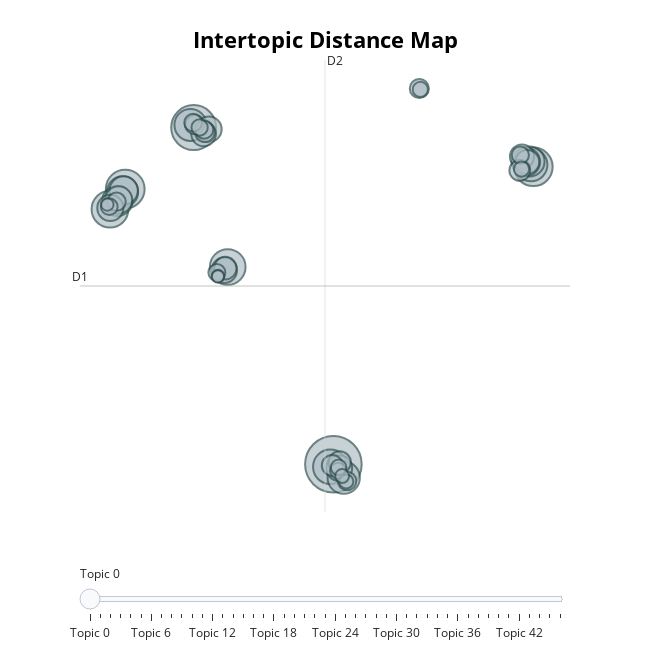

Notebook cell for this chart:
### Markdown cell above
- Conducting dimensionality reduction with [UMAP](https://umap-learn.readthedocs.io/en/latest/) we can see that these topics have clustered around a few areas (split noticibly between applied and theoretical fields).

### Code cell
# Show UMAP
topic_distance

### Figure 1 — Plotly figure (JSON) as saved in the notebook; plotly's stock layout.template omitted (floating-point values rounded to 4 significant figures; data arrays with more than 128 entries replaced by an {"elided": "..."} marker saying what was removed)
{"data": [{"customdata": {"elided": "47x3 mixed values"}, "hovertemplate": "<b>Topic %{customdata[0]}</b><br>Words: %{customdata[1]}<br>Size: %{customdata[2]}", "legendgroup": "", "marker": {"color": "#B0BEC5", "line": {"color": "DarkSlateGrey", "width": 2}, "size": [10843, 6837, 5100, 5017, 4572, 4314, 4020, 3666, 3539, 3473, 3289, 3099, 3074, 2723, 2713, 2524, 2314, 2265, 2228, 2180, 2081, 1967, 1956, 1731, 1705, 1484, 1465, 1302, 1266, 1234, 1177, 1142, 1108, 1070, 1004, 976, 950, 900, 878, 829, 784, 781, 671, 654, 533, 528, 520], "sizemode": "area", "sizeref": 6.777, "symbol": "circle"}, "mode": "markers", "name": "", "orientation": "v", "showlegend": false, "type": "scatter", "x": [3.471, -7.546, -12.95, 19.24, -14.15, -4.862, 3.224, 19.05, 4.285, -7.799, -13.15, -13.56, 18.94, 18.65, -13.07, -13.47, -14.12, 3.93, -6.353, -5.129, -6.763, 18.34, 18.76, -5.054, 3.965, 3.382, 18.17, -6.659, -7.452, 10.25, 4.55, -13.63, -6.714, -7.587, 18.21, -5.717, -14.2, -7.078, 3.844, 3.882, 18.31, 10.33, 4.491, 4.161, -14.36, -5.618, -5.641], "xaxis": "x", "y": [-14.58, 11.79, 6.971, 8.712, 5.394, 0.8671, -14.78, 8.867, -15.63, 11.99, 6.75, 6.041, 9.133, 9.1, 6.859, 6.114, 5.492, -14.89, 11.65, 0.6124, 11.29, 9.514, 9.094, 0.7744, -14.44, -14.68, 8.433, 11.42, 12.02, 14.85, -15.9, 5.982, 11.62, 12.17, 9.633, 0.4307, 5.588, 11.79, -15.09, -14.83, 8.541, 14.78, -15.93, -15.51, 5.764, 0.1606, 0.1228], "yaxis": "y"}], "layout": {"annotations": [{"showarrow": false, "text": "D1", "x": -16.51, "y": -0.6217, "yshift": 10}, {"showarrow": false, "text": "D2", "x": 2.81, "xshift": 10, "y": 17.08}], "height": 650, "hoverlabel": {"bgcolor": "white", "font": {"family": "Rockwell", "size": 16}}, "legend": {"itemsizing": "constant", "tracegroupgap": 0}, "margin": {"t": 60}, "shapes": [{"line": {"color": "#CFD8DC", "width": 2}, "type": "line", "x0": 2.81, "x1": 2.81, "y0": -18.32, "y1": 17.08}, {"line": {"color": "#9E9E9E", "width": 2}, "type": "line", "x0": -16.51, "x1": 22.13, "y0": -0.6217, "y1": -0.6217}], "sliders": [{"active": 0, "pad": {"t": 50}, "steps": [{"args": [{"marker.color": [["red", "#B0BEC5", "#B0BEC5", "#B0BEC5", "#B0BEC5", "#B0BEC5", "#B0BEC5", "#B0BEC5", "#B0BEC5", "#B0BEC5", "#B0BEC5", "#B0BEC5", "#B0BEC5", "#B0BEC5", "#B0BEC5", "#B0BEC5", "#B0BEC5", "#B0BEC5", "#B0BEC5", "#B0BEC5", "#B0BEC5", "#B0BEC5", "#B0BEC5", "#B0BEC5", "#B0BEC5", "#B0BEC5", "#B0BEC5", "#B0BEC5", "#B0BEC5", "#B0BEC5", "#B0BEC5", "#B0BEC5", "#B0BEC5", "#B0BEC5", "#B0BEC5", "#B0BEC5", "#B0BEC5", "#B0BEC5", "#B0BEC5", "#B0BEC5", "#B0BEC5", "#B0BEC5", "#B0BEC5", "#B0BEC5", "#B0BEC5", "#B0BEC5", "#B0BEC5"]]}], "label": "Topic 0", "method": "update"}, {"args": [{"marker.color": [["#B0BEC5", "red", "#B0BEC5", "#B0BEC5", "#B0BEC5", "#B0BEC5", "#B0BEC5", "#B0BEC5", "#B0BEC5", "#B0BEC5", "#B0BEC5", "#B0BEC5", "#B0BEC5", "#B0BEC5", "#B0BEC5", "#B0BEC5", "#B0BEC5", "#B0BEC5", "#B0BEC5", "#B0BEC5", "#B0BEC5", "#B0BEC5", "#B0BEC5", "#B0BEC5", "#B0BEC5", "#B0BEC5", "#B0BEC5", "#B0BEC5", "#B0BEC5", "#B0BEC5", "#B0BEC5", "#B0BEC5", "#B0BEC5", "#B0BEC5", "#B0BEC5", "#B0BEC5", "#B0BEC5", "#B0BEC5", "#B0BEC5", "#B0BEC5", "#B0BEC5", "#B0BEC5", "#B0BEC5", "#B0BEC5", "#B0BEC5", "#B0BEC5", "#B0BEC5"]]}], "label": "Topic 1", "method": "update"}, {"args": [{"marker.color": [["#B0BEC5", "#B0BEC5", "red", "#B0BEC5", "#B0BEC5", "#B0BEC5", "#B0BEC5", "#B0BEC5", "#B0BEC5", "#B0BEC5", "#B0BEC5", "#B0BEC5", "#B0BEC5", "#B0BEC5", "#B0BEC5", "#B0BEC5", "#B0BEC5", "#B0BEC5", "#B0BEC5", "#B0BEC5", "#B0BEC5", "#B0BEC5", "#B0BEC5", "#B0BEC5", "#B0BEC5", "#B0BEC5", "#B0BEC5", "#B0BEC5", "#B0BEC5", "#B0BEC5", "#B0BEC5", "#B0BEC5", "#B0BEC5", "#B0BEC5", "#B0BEC5", "#B0BEC5", "#B0BEC5", "#B0BEC5", "#B0BEC5", "#B0BEC5", "#B0BEC5", "#B0BEC5", "#B0BEC5", "#B0BEC5", "#B0BEC5", "#B0BEC5", "#B0BEC5"]]}], "label": "Topic 2", "method": "update"}, {"args": [{"marker.color": [["#B0BEC5", "#B0BEC5", "#B0BEC5", "red", "#B0BEC5", "#B0BEC5", "#B0BEC5", "#B0BEC5", "#B0BEC5", "#B0BEC5", "#B0BEC5", "#B0BEC5", "#B0BEC5", "#B0BEC5", "#B0BEC5", "#B0BEC5", "#B0BEC5", "#B0BEC5", "#B0BEC5", "#B0BEC5", "#B0BEC5", "#B0BEC5", "#B0BEC5", "#B0BEC5", "#B0BEC5", "#B0BEC5", "#B0BEC5", "#B0BEC5", "#B0BEC5", "#B0BEC5", "#B0BEC5", "#B0BEC5", "#B0BEC5", "#B0BEC5", "#B0BEC5", "#B0BEC5", "#B0BEC5", "#B0BEC5", "#B0BEC5", "#B0BEC5", "#B0BEC5", "#B0BEC5", "#B0BEC5", "#B0BEC5", "#B0BEC5", "#B0BEC5", "#B0BEC5"]]}], "label": "Topic 3", "method": "update"}, {"args": [{"marker.color": [["#B0BEC5", "#B0BEC5", "#B0BEC5", "#B0BEC5", "red", "#B0BEC5", "#B0BEC5", "#B0BEC5", "#B0BEC5", "#B0BEC5", "#B0BEC5", "#B0BEC5", "#B0BEC5", "#B0BEC5", "#B0BEC5", "#B0BEC5", "#B0BEC5", "#B0BEC5", "#B0BEC5", "#B0BEC5", "#B0BEC5", "#B0BEC5", "#B0BEC5", "#B0BEC5", "#B0BEC5", "#B0BEC5", "#B0BEC5", "#B0BEC5", "#B0BEC5", "#B0BEC5", "#B0BEC5", "#B0BEC5", "#B0BEC5", "#B0BEC5", "#B0BEC5", "#B0BEC5", "#B0BEC5", "#B0BEC5", "#B0BEC5", "#B0BEC5", "#B0BEC5", "#B0BEC5", "#B0BEC5", "#B0BEC5", "#B0BEC5", "#B0BEC5", "#B0BEC5"]]}], "label": "Topic 4", "method": "update"}, {"args": [{"marker.color": [["#B0BEC5", "#B0BEC5", "#B0BEC5", "#B0BEC5", "#B0BEC5", "red", "#B0BEC5", "#B0BEC5", "#B0BEC5", "#B0BEC5", "#B0BEC5", "#B0BEC5", "#B0BEC5", "#B0BEC5", "#B0BEC5", "#B0BEC5", "#B0BEC5", "#B0BEC5", "#B0BEC5", "#B0BEC5", "#B0BEC5", "#B0BEC5", "#B0BEC5", "#B0BEC5", "#B0BEC5", "#B0BEC5", "#B0BEC5", "#B0BEC5", "#B0BEC5", "#B0BEC5", "#B0BEC5", "#B0BEC5", "#B0BEC5", "#B0BEC5", "#B0BEC5", "#B0BEC5", "#B0BEC5", "#B0BEC5", "#B0BEC5", "#B0BEC5", "#B0BEC5", "#B0BEC5", "#B0BEC5", "#B0BEC5", "#B0BEC5", "#B0BEC5", "#B0BEC5"]]}], "label": "Topic 5", "method": "update"}, {"args": [{"marker.color": [["#B0BEC5", "#B0BEC5", "#B0BEC5", "#B0BEC5", "#B0BEC5", "#B0BEC5", "red", "#B0BEC5", "#B0BEC5", "#B0BEC5", "#B0BEC5", "#B0BEC5", "#B0BEC5", "#B0BEC5", "#B0BEC5", "#B0BEC5", "#B0BEC5", "#B0BEC5", "#B0BEC5", "#B0BEC5", "#B0BEC5", "#B0BEC5", "#B0BEC5", "#B0BEC5", "#B0BEC5", "#B0BEC5", "#B0BEC5", "#B0BEC5", "#B0BEC5", "#B0BEC5", "#B0BEC5", "#B0BEC5", "#B0BEC5", "#B0BEC5", "#B0BEC5", "#B0BEC5", "#B0BEC5", "#B0BEC5", "#B0BEC5", "#B0BEC5", "#B0BEC5", "#B0BEC5", "#B0BEC5", "#B0BEC5", "#B0BEC5", "#B0BEC5", "#B0BEC5"]]}], "label": "Topic 6", "method": "update"}, {"args": [{"marker.color": [["#B0BEC5", "#B0BEC5", "#B0BEC5", "#B0BEC5", "#B0BEC5", "#B0BEC5", "#B0BEC5", "red", "#B0BEC5", "#B0BEC5", "#B0BEC5", "#B0BEC5", "#B0BEC5", "#B0BEC5", "#B0BEC5", "#B0BEC5", "#B0BEC5", "#B0BEC5", "#B0BEC5", "#B0BEC5", "#B0BEC5", "#B0BEC5", "#B0BEC5", "#B0BEC5", "#B0BEC5", "#B0BEC5", "#B0BEC5", "#B0BEC5", "#B0BEC5", "#B0BEC5", "#B0BEC5", "#B0BEC5", "#B0BEC5", "#B0BEC5", "#B0BEC5", "#B0BEC5", "#B0BEC5", "#B0BEC5", "#B0BEC5", "#B0BEC5", "#B0BEC5", "#B0BEC5", "#B0BEC5", "#B0BEC5", "#B0BEC5", "#B0BEC5", "#B0BEC5"]]}], "label": "Topic 7", "method": "update"}, {"args": [{"marker.color": [["#B0BEC5", "#B0BEC5", "#B0BEC5", "#B0BEC5", "#B0BEC5", "#B0BEC5", "#B0BEC5", "#B0BEC5", "red", "#B0BEC5", "#B0BEC5", "#B0BEC5", "#B0BEC5", "#B0BEC5", "#B0BEC5", "#B0BEC5", "#B0BEC5", "#B0BEC5", "#B0BEC5", "#B0BEC5", "#B0BEC5", "#B0BEC5", "#B0BEC5", "#B0BEC5", "#B0BEC5", "#B0BEC5", "#B0BEC5", "#B0BEC5", "#B0BEC5", "#B0BEC5", "#B0BEC5", "#B0BEC5", "#B0BEC5", "#B0BEC5", "#B0BEC5", "#B0BEC5", "#B0BEC5", "#B0BEC5", "#B0BEC5", "#B0BEC5", "#B0BEC5", "#B0BEC5", "#B0BEC5", "#B0BEC5", "#B0BEC5", "#B0BEC5", "#B0BEC5"]]}], "label": "Topic 8", "method": "update"}, {"args": [{"marker.color": [["#B0BEC5", "#B0BEC5", "#B0BEC5", "#B0BEC5", "#B0BEC5", "#B0BEC5", "#B0BEC5", "#B0BEC5", "#B0BEC5", "red", "#B0BEC5", "#B0BEC5", "#B0BEC5", "#B0BEC5", "#B0BEC5", "#B0BEC5", "#B0BEC5", "#B0BEC5", "#B0BEC5", "#B0BEC5", "#B0BEC5", "#B0BEC5", "#B0BEC5", "#B0BEC5", "#B0BEC5", "#B0BEC5", "#B0BEC5", "#B0BEC5", "#B0BEC5", "#B0BEC5", "#B0BEC5", "#B0BEC5", "#B0BEC5", "#B0BEC5", "#B0BEC5", "#B0BEC5", "#B0BEC5", "#B0BEC5", "#B0BEC5", "#B0BEC5", "#B0BEC5", "#B0BEC5", "#B0BEC5", "#B0BEC5", "#B0BEC5", "#B0BEC5", "#B0BEC5"]]}], "label": "Topic 9", "method": "update"}, {"args": [{"marker.color": [["#B0BEC5", "#B0BEC5", "#B0BEC5", "#B0BEC5", "#B0BEC5", "#B0BEC5", "#B0BEC5", "#B0BEC5", "#B0BEC5", "#B0BEC5", "red", "#B0BEC5", "#B0BEC5", "#B0BEC5", "#B0BEC5", "#B0BEC5", "#B0BEC5", "#B0BEC5", "#B0BEC5", "#B0BEC5", "#B0BEC5", "#B0BEC5", "#B0BEC5", "#B0BEC5", "#B0BEC5", "#B0BEC5", "#B0BEC5", "#B0BEC5", "#B0BEC5", "#B0BEC5", "#B0BEC5", "#B0BEC5", "#B0BEC5", "#B0BEC5", "#B0BEC5", "#B0BEC5", "#B0BEC5", "#B0BEC5", "#B0BEC5", "#B0BEC5", "#B0BEC5", "#B0BEC5", "#B0BEC5", "#B0BEC5", "#B0BEC5", "#B0BEC5", "#B0BEC5"]]}], "label": "Topic 10", "method": "update"}, {"args": [{"marker.color": [["#B0BEC5", "#B0BEC5", "#B0BEC5", "#B0BEC5", "#B0BEC5", "#B0BEC5", "#B0BEC5", "#B0BEC5", "#B0BEC5", "#B0BEC5", "#B0BEC5", "red", "#B0BEC5", "#B0BEC5", "#B0BEC5", "#B0BEC5", "#B0BEC5", "#B0BEC5", "#B0BEC5", "#B0BEC5", "#B0BEC5", "#B0BEC5", "#B0BEC5", "#B0BEC5", "#B0BEC5", "#B0BEC5", "#B0BEC5", "#B0BEC5", "#B0BEC5", "#B0BEC5", "#B0BEC5", "#B0BEC5", "#B0BEC5", "#B0BEC5", "#B0BEC5", "#B0BEC5", "#B0BEC5", "#B0BEC5", "#B0BEC5", "#B0BEC5", "#B0BEC5", "#B0BEC5", "#B0BEC5", "#B0BEC5", "#B0BEC5", "#B0BEC5", "#B0BEC5"]]}], "label": "Topic 11", "method": "update"}, {"args": [{"marker.color": [["#B0BEC5", "#B0BEC5", "#B0BEC5", "#B0BEC5", "#B0BEC5", "#B0BEC5", "#B0BEC5", "#B0BEC5", "#B0BEC5", "#B0BEC5", "#B0BEC5", "#B0BEC5", "red", "#B0BEC5", "#B0BEC5", "#B0BEC5", "#B0BEC5", "#B0BEC5", "#B0BEC5", "#B0BEC5", "#B0BEC5", "#B0BEC5", "#B0BEC5", "#B0BEC5", "#B0BEC5", "#B0BEC5", "#B0BEC5", "#B0BEC5", "#B0BEC5", "#B0BEC5", "#B0BEC5", "#B0BEC5", "#B0BEC5", "#B0BEC5", "#B0BEC5", "#B0BEC5", "#B0BEC5", "#B0BEC5", "#B0BEC5", "#B0BEC5", "#B0BEC5", "#B0BEC5", "#B0BEC5", "#B0BEC5", "#B0BEC5", "#B0BEC5", "#B0BEC5"]]}], "label": "Topic 12", "method": "update"}, {"args": [{"marker.color": [["#B0BEC5", "#B0BEC5", "#B0BEC5", "#B0BEC5", "#B0BEC5", "#B0BEC5", "#B0BEC5", "#B0BEC5", "#B0BEC5", "#B0BEC5", "#B0BEC5", "#B0BEC5", "#B0BEC5", "red", "#B0BEC5", "#B0BEC5", "#B0BEC5", "#B0BEC5", "#B0BEC5", "#B0BEC5", "#B0BEC5", "#B0BEC5", "#B0BEC5", "#B0BEC5", "#B0BEC5", "#B0BEC5", "#B0BEC5", "#B0BEC5", "#B0BEC5", "#B0BEC5", "#B0BEC5", "#B0BEC5", "#B0BEC5", "#B0BEC5", "#B0BEC5", "#B0BEC5", "#B0BEC5", "#B0BEC5", "#B0BEC5", "#B0BEC5", "#B0BEC5", "#B0BEC5", "#B0BEC5", "#B0BEC5", "#B0BEC5", "#B0BEC5", "#B0BEC5"]]}], "label": "Topic 13", "method": "update"}, {"args": [{"marker.color": [["#B0BEC5", "#B0BEC5", "#B0BEC5", "#B0BEC5", "#B0BEC5", "#B0BEC5", "#B0BEC5", "#B0BEC5", "#B0BEC5", "#B0BEC5", "#B0BEC5", "#B0BEC5", "#B0BEC5", "#B0BEC5", "red", "#B0BEC5", "#B0BEC5", "#B0BEC5", "#B0BEC5", "#B0BEC5", "#B0BEC5", "#B0BEC5", "#B0BEC5", "#B0BEC5", "#B0BEC5", "#B0BEC5", "#B0BEC5", "#B0BEC5", "#B0BEC5", "#B0BEC5", "#B0BEC5", "#B0BEC5", "#B0BEC5", "#B0BEC5", "#B0BEC5", "#B0BEC5", "#B0BEC5", "#B0BEC5", "#B0BEC5", "#B0BEC5", "#B0BEC5", "#B0BEC5", "#B0BEC5", "#B0BEC5", "#B0BEC5", "#B0BEC5", "#B0BEC5"]]}], "label": "Topic 14", "method": "update"}, {"args": [{"marker.color": [["#B0BEC5", "#B0BEC5", "#B0BEC5", "#B0BEC5", "#B0BEC5", "#B0BEC5", "#B0BEC5", "#B0BEC5", "#B0BEC5", "#B0BEC5", "#B0BEC5", "#B0BEC5", "#B0BEC5", "#B0BEC5", "#B0BEC5", "red", "#B0BEC5", "#B0BEC5", "#B0BEC5", "#B0BEC5", "#B0BEC5", "#B0BEC5", "#B0BEC5", "#B0BEC5", "#B0BEC5", "#B0BEC5", "#B0BEC5", "#B0BEC5", "#B0BEC5", "#B0BEC5", "#B0BEC5", "#B0BEC5", "#B0BEC5", "#B0BEC5", "#B0BEC5", "#B0BEC5", "#B0BEC5", "#B0BEC5", "#B0BEC5", "#B0BEC5", "#B0BEC5", "#B0BEC5", "#B0BEC5", "#B0BEC5", "#B0BEC5", "#B0BEC5", "#B0BEC5"]]}], "label": "Topic 15", "method": "update"}, {"args": [{"marker.color": [["#B0BEC5", "#B0BEC5", "#B0BEC5", "#B0BEC5", "#B0BEC5", "#B0BEC5", "#B0BEC5", "#B0BEC5", "#B0BEC5", "#B0BEC5", "#B0BEC5", "#B0BEC5", "#B0BEC5", "#B0BEC5", "#B0BEC5", "#B0BEC5", "red", "#B0BEC5", "#B0BEC5", "#B0BEC5", "#B0BEC5", "#B0BEC5", "#B0BEC5", "#B0BEC5", "#B0BEC5", "#B0BEC5", "#B0BEC5", "#B0BEC5", "#B0BEC5", "#B0BEC5", "#B0BEC5", "#B0BEC5", "#B0BEC5", "#B0BEC5", "#B0BEC5", "#B0BEC5", "#B0BEC5", "#B0BEC5", "#B0BEC5", "#B0BEC5", "#B0BEC5", "#B0BEC5", "#B0BEC5", "#B0BEC5", "#B0BEC5", "#B0BEC5", "#B0BEC5"]]}], "label": "Topic 16", "method": "update"}, {"args": [{"marker.color": [["#B0BEC5", "#B0BEC5", "#B0BEC5", "#B0BEC5", "#B0BEC5", "#B0BEC5", "#B0BEC5", "#B0BEC5", "#B0BEC5", "#B0BEC5", "#B0BEC5", "#B0BEC5", "#B0BEC5", "#B0BEC5", "#B0BEC5", "#B0BEC5", "#B0BEC5", "red", "#B0BEC5", "#B0BEC5", "#B0BEC5", "#B0BEC5", "#B0BEC5", "#B0BEC5", "#B0BEC5", "#B0BEC5", "#B0BEC5", "#B0BEC5", "#B0BEC5", "#B0BEC5", "#B0BEC5", "#B0BEC5", "#B0BEC5", "#B0BEC5", "#B0BEC5", "#B0BEC5", "#B0BEC5", "#B0BEC5", "#B0BEC5", "#B0BEC5", "#B0BEC5", "#B0BEC5", "#B0BEC5", "#B0BEC5", "#B0BEC5", "#B0BEC5", "#B0BEC5"]]}], "label": "Topic 17", "method": "update"}, {"args": [{"marker.color": [["#B0BEC5", "#B0BEC5", "#B0BEC5", "#B0BEC5", "#B0BEC5", "#B0BEC5", "#B0BEC5", "#B0BEC5", "#B0BEC5", "#B0BEC5", "#B0BEC5", "#B0BEC5", "#B0BEC5", "#B0BEC5", "#B0BEC5", "#B0BEC5", "#B0BEC5", "#B0BEC5", "red", "#B0BEC5", "#B0BEC5", "#B0BEC5", "#B0BEC5", "#B0BEC5", "#B0BEC5", "#B0BEC5", "#B0BEC5", "#B0BEC5", "#B0BEC5", "#B0BEC5", "#B0BEC5", "#B0BEC5", "#B0BEC5", "#B0BEC5", "#B0BEC5", "#B0BEC5", "#B0BEC5", "#B0BEC5", "#B0BEC5", "#B0BEC5", "#B0BEC5", "#B0BEC5", "#B0BEC5", "#B0BEC5", "#B0BEC5", "#B0BEC5", "#B0BEC5"]]}], "label": "Topic 18", "method": "update"}, {"args": [{"marker.color": [["#B0BEC5", "#B0BEC5", "#B0BEC5", "#B0BEC5", "#B0BEC5", "#B0BEC5", "#B0BEC5", "#B0BEC5", "#B0BEC5", "#B0BEC5", "#B0BEC5", "#B0BEC5", "#B0BEC5", "#B0BEC5", "#B0BEC5", "#B0BEC5", "#B0BEC5", "#B0BEC5", "#B0BEC5", "red", "#B0BEC5", "#B0BEC5", "#B0BEC5", "#B0BEC5", "#B0BEC5", "#B0BEC5", "#B0BEC5", "#B0BEC5", "#B0BEC5", "#B0BEC5", "#B0BEC5", "#B0BEC5", "#B0BEC5", "#B0BEC5", "#B0BEC5", "#B0BEC5", "#B0BEC5", "#B0BEC5", "#B0BEC5", "#B0BEC5", "#B0BEC5", "#B0BEC5", "#B0BEC5", "#B0BEC5", "#B0BEC5", "#B0BEC5", "#B0BEC5"]]}], "label": "Topic 19", "method": "update"}, {"args": [{"marker.color": [["#B0BEC5", "#B0BEC5", "#B0BEC5", "#B0BEC5", "#B0BEC5", "#B0BEC5", "#B0BEC5", "#B0BEC5", "#B0BEC5", "#B0BEC5", "#B0BEC5", "#B0BEC5", "#B0BEC5", "#B0BEC5", "#B0BEC5", "#B0BEC5", "#B0BEC5", "#B0BEC5", "#B0BEC5", "#B0BEC5", "red", "#B0BEC5", "#B0BEC5", "#B0BEC5", "#B0BEC5", "#B0BEC5", "#B0BEC5", "#B0BEC5", "#B0BEC5", "#B0BEC5", "#B0BEC5", "#B0BEC5", "#B0BEC5", "#B0BEC5", "#B0BEC5", "#B0BEC5", "#B0BEC5", "#B0BEC5", "#B0BEC5", "#B0BEC5", "#B0BEC5", "#B0BEC5", "#B0BEC5", "#B0BEC5", "#B0BEC5", "#B0BEC5", "#B0BEC5"]]}], "label": "Topic 20", "method": "update"}, {"args": [{"marker.color": [["#B0BEC5", "#B0BEC5", "#B0BEC5", "#B0BEC5", "#B0BEC5", "#B0BEC5", "#B0BEC5", "#B0BEC5", "#B0BEC5", "#B0BEC5", "#B0BEC5", "#B0BEC5", "#B0BEC5", "#B0BEC5", "#B0BEC5", "#B0BEC5", "#B0BEC5", "#B0BEC5", "#B0BEC5", "#B0BEC5", "#B0BEC5", "red", "#B0BEC5", "#B0BEC5", "#B0BEC5", "#B0BEC5", "#B0BEC5", "#B0BEC5", "#B0BEC5", "#B0BEC5", "#B0BEC5", "#B0BEC5", "#B0BEC5", "#B0BEC5", "#B0BEC5", "#B0BEC5", "#B0BEC5", "#B0BEC5", "#B0BEC5", "#B0BEC5", "#B0BEC5", "#B0BEC5", "#B0BEC5", "#B0BEC5", "#B0BEC5", "#B0BEC5", "#B0BEC5"]]}], "label": "Topic 21", "method": "update"}, {"args": [{"marker.color": [["#B0BEC5", "#B0BEC5", "#B0BEC5", "#B0BEC5", "#B0BEC5", "#B0BEC5", "#B0BEC5", "#B0BEC5", "#B0BEC5", "#B0BEC5", "#B0BEC5", "#B0BEC5", "#B0BEC5", "#B0BEC5", "#B0BEC5", "#B0BEC5", "#B0BEC5", "#B0BEC5", "#B0BEC5", "#B0BEC5", "#B0BEC5", "#B0BEC5", "red", "#B0BEC5", "#B0BEC5", "#B0BEC5", "#B0BEC5", "#B0BEC5", "#B0BEC5", "#B0BEC5", "#B0BEC5", "#B0BEC5", "#B0BEC5", "#B0BEC5", "#B0BEC5", "#B0BEC5", "#B0BEC5", "#B0BEC5", "#B0BEC5", "#B0BEC5", "#B0BEC5", "#B0BEC5", "#B0BEC5", "#B0BEC5", "#B0BEC5", "#B0BEC5", "#B0BEC5"]]}], "label": "Topic 22", "method": "update"}, {"args": [{"marker.color": [["#B0BEC5", "#B0BEC5", "#B0BEC5", "#B0BEC5", "#B0BEC5", "#B0BEC5", "#B0BEC5", "#B0BEC5", "#B0BEC5", "#B0BEC5", "#B0BEC5", "#B0BEC5", "#B0BEC5", "#B0BEC5", "#B0BEC5", "#B0BEC5", "#B0BEC5", "#B0BEC5", "#B0BEC5", "#B0BEC5", "#B0BEC5", "#B0BEC5", "#B0BEC5", "red", "#B0BEC5", "#B0BEC5", "#B0BEC5", "#B0BEC5", "#B0BEC5", "#B0BEC5", "#B0BEC5", "#B0BEC5", "#B0BEC5", "#B0BEC5", "#B0BEC5", "#B0BEC5", "#B0BEC5", "#B0BEC5", "#B0BEC5", "#B0BEC5", "#B0BEC5", "#B0BEC5", "#B0BEC5", "#B0BEC5", "#B0BEC5", "#B0BEC5", "#B0BEC5"]]}], "label": "Topic 23", "method": "update"}, {"args": [{"marker.color": [["#B0BEC5", "#B0BEC5", "#B0BEC5", "#B0BEC5", "#B0BEC5", "#B0BEC5", "#B0BEC5", "#B0BEC5", "#B0BEC5", "#B0BEC5", "#B0BEC5", "#B0BEC5", "#B0BEC5", "#B0BEC5", "#B0BEC5", "#B0BEC5", "#B0BEC5", "#B0BEC5", "#B0BEC5", "#B0BEC5", "#B0BEC5", "#B0BEC5", "#B0BEC5", "#B0BEC5", "red", "#B0BEC5", "#B0BEC5", "#B0BEC5", "#B0BEC5", "#B0BEC5", "#B0BEC5", "#B0BEC5", "#B0BEC5", "#B0BEC5", "#B0BEC5", "#B0BEC5", "#B0BEC5", "#B0BEC5", "#B0BEC5", "#B0BEC5", "#B0BEC5", "#B0BEC5", "#B0BEC5", "#B0BEC5", "#B0BEC5", "#B0BEC5", "#B0BEC5"]]}], "label": "Topic 24", "method": "update"}, {"args": [{"marker.color": [["#B0BEC5", "#B0BEC5", "#B0BEC5", "#B0BEC5", "#B0BEC5", "#B0BEC5", "#B0BEC5", "#B0BEC5", "#B0BEC5", "#B0BEC5", "#B0BEC5", "#B0BEC5", "#B0BEC5", "#B0BEC5", "#B0BEC5", "#B0BEC5", "#B0BEC5", "#B0BEC5", "#B0BEC5", "#B0BEC5", "#B0BEC5", "#B0BEC5", "#B0BEC5", "#B0BEC5", "#B0BEC5", "red", "#B0BEC5", "#B0BEC5", "#B0BEC5", "#B0BEC5", "#B0BEC5", "#B0BEC5", "#B0BEC5", "#B0BEC5", "#B0BEC5", "#B0BEC5", "#B0BEC5", "#B0BEC5", "#B0BEC5", "#B0BEC5", "#B0BEC5", "#B0BEC5", "#B0BEC5", "#B0BEC5", "#B0BEC5", "#B0BEC5", "#B0BEC5"]]}], "label": "Topic 25", "method": "update"}, {"args": [{"marker.color": [["#B0BEC5", "#B0BEC5", "#B0BEC5", "#B0BEC5", "#B0BEC5", "#B0BEC5", "#B0BEC5", "#B0BEC5", "#B0BEC5", "#B0BEC5", "#B0BEC5", "#B0BEC5", "#B0BEC5", "#B0BEC5", "#B0BEC5", "#B0BEC5", "#B0BEC5", "#B0BEC5", "#B0BEC5", "#B0BEC5", "#B0BEC5", "#B0BEC5", "#B0BEC5", "#B0BEC5", "#B0BEC5", "#B0BEC5", "red", "#B0BEC5", "#B0BEC5", "#B0BEC5", "#B0BEC5", "#B0BEC5", "#B0BEC5", "#B0BEC5", "#B0BEC5", "#B0BEC5", "#B0BEC5", "#B0BEC5", "#B0BEC5", "#B0BEC5", "#B0BEC5", "#B0BEC5", "#B0BEC5", "#B0BEC5", "#B0BEC5", "#B0BEC5", "#B0BEC5"]]}], "label": "Topic 26", "method": "update"}, {"args": [{"marker.color": [["#B0BEC5", "#B0BEC5", "#B0BEC5", "#B0BEC5", "#B0BEC5", "#B0BEC5", "#B0BEC5", "#B0BEC5", "#B0BEC5", "#B0BEC5", "#B0BEC5", "#B0BEC5", "#B0BEC5", "#B0BEC5", "#B0BEC5", "#B0BEC5", "#B0BEC5", "#B0BEC5", "#B0BEC5", "#B0BEC5", "#B0BEC5", "#B0BEC5", "#B0BEC5", "#B0BEC5", "#B0BEC5", "#B0BEC5", "#B0BEC5", "red", "#B0BEC5", "#B0BEC5", "#B0BEC5", "#B0BEC5", "#B0BEC5", "#B0BEC5", "#B0BEC5", "#B0BEC5", "#B0BEC5", "#B0BEC5", "#B0BEC5", "#B0BEC5", "#B0BEC5", "#B0BEC5", "#B0BEC5", "#B0BEC5", "#B0BEC5", "#B0BEC5", "#B0BEC5"]]}], "label": "Topic 27", "method": "update"}, {"args": [{"marker.color": [["#B0BEC5", "#B0BEC5", "#B0BEC5", "#B0BEC5", "#B0BEC5", "#B0BEC5", "#B0BEC5", "#B0BEC5", "#B0BEC5", "#B0BEC5", "#B0BEC5", "#B0BEC5", "#B0BEC5", "#B0BEC5", "#B0BEC5", "#B0BEC5", "#B0BEC5", "#B0BEC5", "#B0BEC5", "#B0BEC5", "#B0BEC5", "#B0BEC5", "#B0BEC5", "#B0BEC5", "#B0BEC5", "#B0BEC5", "#B0BEC5", "#B0BEC5", "red", "#B0BEC5", "#B0BEC5", "#B0BEC5", "#B0BEC5", "#B0BEC5", "#B0BEC5", "#B0BEC5", "#B0BEC5", "#B0BEC5", "#B0BEC5", "#B0BEC5", "#B0BEC5", "#B0BEC5", "#B0BEC5", "#B0BEC5", "#B0BEC5", "#B0BEC5", "#B0BEC5"]]}], "label": "Topic 28", "method": "update"}, {"args": [{"marker.color": [["#B0BEC5", "#B0BEC5", "#B0BEC5", "#B0BEC5", "#B0BEC5", "#B0BEC5", "#B0BEC5", "#B0BEC5", "#B0BEC5", "#B0BEC5", "#B0BEC5", "#B0BEC5", "#B0BEC5", "#B0BEC5", "#B0BEC5", "#B0BEC5", "#B0BEC5", "#B0BEC5", "#B0BEC5", "#B0BEC5", "#B0BEC5", "#B0BEC5", "#B0BEC5", "#B0BEC5", "#B0BEC5", "#B0BEC5", "#B0BEC5", "#B0BEC5", "#B0BEC5", "red", "#B0BEC5", "#B0BEC5", "#B0BEC5", "#B0BEC5", "#B0BEC5", "#B0BEC5", "#B0BEC5", "#B0BEC5", "#B0BEC5", "#B0BEC5", "#B0BEC5", "#B0BEC5", "#B0BEC5", "#B0BEC5", "#B0BEC5", "#B0BEC5", "#B0BEC5"]]}], "label": "Topic 29", "method": "update"}, {"args": [{"marker.color": [["#B0BEC5", "#B0BEC5", "#B0BEC5", "#B0BEC5", "#B0BEC5", "#B0BEC5", "#B0BEC5", "#B0BEC5", "#B0BEC5", "#B0BEC5", "#B0BEC5", "#B0BEC5", "#B0BEC5", "#B0BEC5", "#B0BEC5", "#B0BEC5", "#B0BEC5", "#B0BEC5", "#B0BEC5", "#B0BEC5", "#B0BEC5", "#B0BEC5", "#B0BEC5", "#B0BEC5", "#B0BEC5", "#B0BEC5", "#B0BEC5", "#B0BEC5", "#B0BEC5", "#B0BEC5", "red", "#B0BEC5", "#B0BEC5", "#B0BEC5", "#B0BEC5", "#B0BEC5", "#B0BEC5", "#B0BEC5", "#B0BEC5", "#B0BEC5", "#B0BEC5", "#B0BEC5", "#B0BEC5", "#B0BEC5", "#B0BEC5", "#B0BEC5", "#B0BEC5"]]}], "label": "Topic 30", "method": "update"}, {"args": [{"marker.color": [["#B0BEC5", "#B0BEC5", "#B0BEC5", "#B0BEC5", "#B0BEC5", "#B0BEC5", "#B0BEC5", "#B0BEC5", "#B0BEC5", "#B0BEC5", "#B0BEC5", "#B0BEC5", "#B0BEC5", "#B0BEC5", "#B0BEC5", "#B0BEC5", "#B0BEC5", "#B0BEC5", "#B0BEC5", "#B0BEC5", "#B0BEC5", "#B0BEC5", "#B0BEC5", "#B0BEC5", "#B0BEC5", "#B0BEC5", "#B0BEC5", "#B0BEC5", "#B0BEC5", "#B0BEC5", "#B0BEC5", "red", "#B0BEC5", "#B0BEC5", "#B0BEC5", "#B0BEC5", "#B0BEC5", "#B0BEC5", "#B0BEC5", "#B0BEC5", "#B0BEC5", "#B0BEC5", "#B0BEC5", "#B0BEC5", "#B0BEC5", "#B0BEC5", "#B0BEC5"]]}], "label": "Topic 31", "method": "update"}, {"args": [{"marker.color": [["#B0BEC5", "#B0BEC5", "#B0BEC5", "#B0BEC5", "#B0BEC5", "#B0BEC5", "#B0BEC5", "#B0BEC5", "#B0BEC5", "#B0BEC5", "#B0BEC5", "#B0BEC5", "#B0BEC5", "#B0BEC5", "#B0BEC5", "#B0BEC5", "#B0BEC5", "#B0BEC5", "#B0BEC5", "#B0BEC5", "#B0BEC5", "#B0BEC5", "#B0BEC5", "#B0BEC5", "#B0BEC5", "#B0BEC5", "#B0BEC5", "#B0BEC5", "#B0BEC5", "#B0BEC5", "#B0BEC5", "#B0BEC5", "red", "#B0BEC5", "#B0BEC5", "#B0BEC5", "#B0BEC5", "#B0BEC5", "#B0BEC5", "#B0BEC5", "#B0BEC5", "#B0BEC5", "#B0BEC5", "#B0BEC5", "#B0BEC5", "#B0BEC5", "#B0BEC5"]]}], "label": "Topic 32", "method": "update"}, {"args": [{"marker.color": [["#B0BEC5", "#B0BEC5", "#B0BEC5", "#B0BEC5", "#B0BEC5", "#B0BEC5", "#B0BEC5", "#B0BEC5", "#B0BEC5", "#B0BEC5", "#B0BEC5", "#B0BEC5", "#B0BEC5", "#B0BEC5", "#B0BEC5", "#B0BEC5", "#B0BEC5", "#B0BEC5", "#B0BEC5", "#B0BEC5", "#B0BEC5", "#B0BEC5", "#B0BEC5", "#B0BEC5", "#B0BEC5", "#B0BEC5", "#B0BEC5", "#B0BEC5", "#B0BEC5", "#B0BEC5", "#B0BEC5", "#B0BEC5", "#B0BEC5", "red", "#B0BEC5", "#B0BEC5", "#B0BEC5", "#B0BEC5", "#B0BEC5", "#B0BEC5", "#B0BEC5", "#B0BEC5", "#B0BEC5", "#B0BEC5", "#B0BEC5", "#B0BEC5", "#B0BEC5"]]}], "label": "Topic 33", "method": "update"}, {"args": [{"marker.color": [["#B0BEC5", "#B0BEC5", "#B0BEC5", "#B0BEC5", "#B0BEC5", "#B0BEC5", "#B0BEC5", "#B0BEC5", "#B0BEC5", "#B0BEC5", "#B0BEC5", "#B0BEC5", "#B0BEC5", "#B0BEC5", "#B0BEC5", "#B0BEC5", "#B0BEC5", "#B0BEC5", "#B0BEC5", "#B0BEC5", "#B0BEC5", "#B0BEC5", "#B0BEC5", "#B0BEC5", "#B0BEC5", "#B0BEC5", "#B0BEC5", "#B0BEC5", "#B0BEC5", "#B0BEC5", "#B0BEC5", "#B0BEC5", "#B0BEC5", "#B0BEC5", "red", "#B0BEC5", "#B0BEC5", "#B0BEC5", "#B0BEC5", "#B0BEC5", "#B0BEC5", "#B0BEC5", "#B0BEC5", "#B0BEC5", "#B0BEC5", "#B0BEC5", "#B0BEC5"]]}], "label": "Topic 34", "method": "update"}, {"args": [{"marker.color": [["#B0BEC5", "#B0BEC5", "#B0BEC5", "#B0BEC5", "#B0BEC5", "#B0BEC5", "#B0BEC5", "#B0BEC5", "#B0BEC5", "#B0BEC5", "#B0BEC5", "#B0BEC5", "#B0BEC5", "#B0BEC5", "#B0BEC5", "#B0BEC5", "#B0BEC5", "#B0BEC5", "#B0BEC5", "#B0BEC5", "#B0BEC5", "#B0BEC5", "#B0BEC5", "#B0BEC5", "#B0BEC5", "#B0BEC5", "#B0BEC5", "#B0BEC5", "#B0BEC5", "#B0BEC5", "#B0BEC5", "#B0BEC5", "#B0BEC5", "#B0BEC5", "#B0BEC5", "red", "#B0BEC5", "#B0BEC5", "#B0BEC5", "#B0BEC5", "#B0BEC5", "#B0BEC5", "#B0BEC5", "#B0BEC5", "#B0BEC5", "#B0BEC5", "#B0BEC5"]]}], "label": "Topic 35", "method": "update"}, {"args": [{"marker.color": [["#B0BEC5", "#B0BEC5", "#B0BEC5", "#B0BEC5", "#B0BEC5", "#B0BEC5", "#B0BEC5", "#B0BEC5", "#B0BEC5", "#B0BEC5", "#B0BEC5", "#B0BEC5", "#B0BEC5", "#B0BEC5", "#B0BEC5", "#B0BEC5", "#B0BEC5", "#B0BEC5", "#B0BEC5", "#B0BEC5", "#B0BEC5", "#B0BEC5", "#B0BEC5", "#B0BEC5", "#B0BEC5", "#B0BEC5", "#B0BEC5", "#B0BEC5", "#B0BEC5", "#B0BEC5", "#B0BEC5", "#B0BEC5", "#B0BEC5", "#B0BEC5", "#B0BEC5", "#B0BEC5", "red", "#B0BEC5", "#B0BEC5", "#B0BEC5", "#B0BEC5", "#B0BEC5", "#B0BEC5", "#B0BEC5", "#B0BEC5", "#B0BEC5", "#B0BEC5"]]}], "label": "Topic 36", "method": "update"}, {"args": [{"marker.color": [["#B0BEC5", "#B0BEC5", "#B0BEC5", "#B0BEC5", "#B0BEC5", "#B0BEC5", "#B0BEC5", "#B0BEC5", "#B0BEC5", "#B0BEC5", "#B0BEC5", "#B0BEC5", "#B0BEC5", "#B0BEC5", "#B0BEC5", "#B0BEC5", "#B0BEC5", "#B0BEC5", "#B0BEC5", "#B0BEC5", "#B0BEC5", "#B0BEC5", "#B0BEC5", "#B0BEC5", "#B0BEC5", "#B0BEC5", "#B0BEC5", "#B0BEC5", "#B0BEC5", "#B0BEC5", "#B0BEC5", "#B0BEC5", "#B0BEC5", "#B0BEC5", "#B0BEC5", "#B0BEC5", "#B0BEC5", "red", "#B0BEC5", "#B0BEC5", "#B0BEC5", "#B0BEC5", "#B0BEC5", "#B0BEC5", "#B0BEC5", "#B0BEC5", "#B0BEC5"]]}], "label": "Topic 37", "method": "update"}, {"args": [{"marker.color": [["#B0BEC5", "#B0BEC5", "#B0BEC5", "#B0BEC5", "#B0BEC5", "#B0BEC5", "#B0BEC5", "#B0BEC5", "#B0BEC5", "#B0BEC5", "#B0BEC5", "#B0BEC5", "#B0BEC5", "#B0BEC5", "#B0BEC5", "#B0BEC5", "#B0BEC5", "#B0BEC5", "#B0BEC5", "#B0BEC5", "#B0BEC5", "#B0BEC5", "#B0BEC5", "#B0BEC5", "#B0BEC5", "#B0BEC5", "#B0BEC5", "#B0BEC5", "#B0BEC5", "#B0BEC5", "#B0BEC5", "#B0BEC5", "#B0BEC5", "#B0BEC5", "#B0BEC5", "#B0BEC5", "#B0BEC5", "#B0BEC5", "red", "#B0BEC5", "#B0BEC5", "#B0BEC5", "#B0BEC5", "#B0BEC5", "#B0BEC5", "#B0BEC5", "#B0BEC5"]]}], "label": "Topic 38", "method": "update"}, {"args": [{"marker.color": [["#B0BEC5", "#B0BEC5", "#B0BEC5", "#B0BEC5", "#B0BEC5", "#B0BEC5", "#B0BEC5", "#B0BEC5", "#B0BEC5", "#B0BEC5", "#B0BEC5", "#B0BEC5", "#B0BEC5", "#B0BEC5", "#B0BEC5", "#B0BEC5", "#B0BEC5", "#B0BEC5", "#B0BEC5", "#B0BEC5", "#B0BEC5", "#B0BEC5", "#B0BEC5", "#B0BEC5", "#B0BEC5", "#B0BEC5", "#B0BEC5", "#B0BEC5", "#B0BEC5", "#B0BEC5", "#B0BEC5", "#B0BEC5", "#B0BEC5", "#B0BEC5", "#B0BEC5", "#B0BEC5", "#B0BEC5", "#B0BEC5", "#B0BEC5", "red", "#B0BEC5", "#B0BEC5", "#B0BEC5", "#B0BEC5", "#B0BEC5", "#B0BEC5", "#B0BEC5"]]}], "label": "Topic 39", "method": "update"}, {"args": [{"marker.color": [["#B0BEC5", "#B0BEC5", "#B0BEC5", "#B0BEC5", "#B0BEC5", "#B0BEC5", "#B0BEC5", "#B0BEC5", "#B0BEC5", "#B0BEC5", "#B0BEC5", "#B0BEC5", "#B0BEC5", "#B0BEC5", "#B0BEC5", "#B0BEC5", "#B0BEC5", "#B0BEC5", "#B0BEC5", "#B0BEC5", "#B0BEC5", "#B0BEC5", "#B0BEC5", "#B0BEC5", "#B0BEC5", "#B0BEC5", "#B0BEC5", "#B0BEC5", "#B0BEC5", "#B0BEC5", "#B0BEC5", "#B0BEC5", "#B0BEC5", "#B0BEC5", "#B0BEC5", "#B0BEC5", "#B0BEC5", "#B0BEC5", "#B0BEC5", "#B0BEC5", "red", "#B0BEC5", "#B0BEC5", "#B0BEC5", "#B0BEC5", "#B0BEC5", "#B0BEC5"]]}], "label": "Topic 40", "method": "update"}, {"args": [{"marker.color": [["#B0BEC5", "#B0BEC5", "#B0BEC5", "#B0BEC5", "#B0BEC5", "#B0BEC5", "#B0BEC5", "#B0BEC5", "#B0BEC5", "#B0BEC5", "#B0BEC5", "#B0BEC5", "#B0BEC5", "#B0BEC5", "#B0BEC5", "#B0BEC5", "#B0BEC5", "#B0BEC5", "#B0BEC5", "#B0BEC5", "#B0BEC5", "#B0BEC5", "#B0BEC5", "#B0BEC5", "#B0BEC5", "#B0BEC5", "#B0BEC5", "#B0BEC5", "#B0BEC5", "#B0BEC5", "#B0BEC5", "#B0BEC5", "#B0BEC5", "#B0BEC5", "#B0BEC5", "#B0BEC5", "#B0BEC5", "#B0BEC5", "#B0BEC5", "#B0BEC5", "#B0BEC5", "red", "#B0BEC5", "#B0BEC5", "#B0BEC5", "#B0BEC5", "#B0BEC5"]]}], "label": "Topic 41", "method": "update"}, {"args": [{"marker.color": [["#B0BEC5", "#B0BEC5", "#B0BEC5", "#B0BEC5", "#B0BEC5", "#B0BEC5", "#B0BEC5", "#B0BEC5", "#B0BEC5", "#B0BEC5", "#B0BEC5", "#B0BEC5", "#B0BEC5", "#B0BEC5", "#B0BEC5", "#B0BEC5", "#B0BEC5", "#B0BEC5", "#B0BEC5", "#B0BEC5", "#B0BEC5", "#B0BEC5", "#B0BEC5", "#B0BEC5", "#B0BEC5", "#B0BEC5", "#B0BEC5", "#B0BEC5", "#B0BEC5", "#B0BEC5", "#B0BEC5", "#B0BEC5", "#B0BEC5", "#B0BEC5", "#B0BEC5", "#B0BEC5", "#B0BEC5", "#B0BEC5", "#B0BEC5", "#B0BEC5", "#B0BEC5", "#B0BEC5", "red", "#B0BEC5", "#B0BEC5", "#B0BEC5", "#B0BEC5"]]}], "label": "Topic 42", "method": "update"}, {"args": [{"marker.color": [["#B0BEC5", "#B0BEC5", "#B0BEC5", "#B0BEC5", "#B0BEC5", "#B0BEC5", "#B0BEC5", "#B0BEC5", "#B0BEC5", "#B0BEC5", "#B0BEC5", "#B0BEC5", "#B0BEC5", "#B0BEC5", "#B0BEC5", "#B0BEC5", "#B0BEC5", "#B0BEC5", "#B0BEC5", "#B0BEC5", "#B0BEC5", "#B0BEC5", "#B0BEC5", "#B0BEC5", "#B0BEC5", "#B0BEC5", "#B0BEC5", "#B0BEC5", "#B0BEC5", "#B0BEC5", "#B0BEC5", "#B0BEC5", "#B0BEC5", "#B0BEC5", "#B0BEC5", "#B0BEC5", "#B0BEC5", "#B0BEC5", "#B0BEC5", "#B0BEC5", "#B0BEC5", "#B0BEC5", "#B0BEC5", "red", "#B0BEC5", "#B0BEC5", "#B0BEC5"]]}], "label": "Topic 43", "method": "update"}, {"args": [{"marker.color": [["#B0BEC5", "#B0BEC5", "#B0BEC5", "#B0BEC5", "#B0BEC5", "#B0BEC5", "#B0BEC5", "#B0BEC5", "#B0BEC5", "#B0BEC5", "#B0BEC5", "#B0BEC5", "#B0BEC5", "#B0BEC5", "#B0BEC5", "#B0BEC5", "#B0BEC5", "#B0BEC5", "#B0BEC5", "#B0BEC5", "#B0BEC5", "#B0BEC5", "#B0BEC5", "#B0BEC5", "#B0BEC5", "#B0BEC5", "#B0BEC5", "#B0BEC5", "#B0BEC5", "#B0BEC5", "#B0BEC5", "#B0BEC5", "#B0BEC5", "#B0BEC5", "#B0BEC5", "#B0BEC5", "#B0BEC5", "#B0BEC5", "#B0BEC5", "#B0BEC5", "#B0BEC5", "#B0BEC5", "#B0BEC5", "#B0BEC5", "red", "#B0BEC5", "#B0BEC5"]]}], "label": "Topic 44", "method": "update"}, {"args": [{"marker.color": [["#B0BEC5", "#B0BEC5", "#B0BEC5", "#B0BEC5", "#B0BEC5", "#B0BEC5", "#B0BEC5", "#B0BEC5", "#B0BEC5", "#B0BEC5", "#B0BEC5", "#B0BEC5", "#B0BEC5", "#B0BEC5", "#B0BEC5", "#B0BEC5", "#B0BEC5", "#B0BEC5", "#B0BEC5", "#B0BEC5", "#B0BEC5", "#B0BEC5", "#B0BEC5", "#B0BEC5", "#B0BEC5", "#B0BEC5", "#B0BEC5", "#B0BEC5", "#B0BEC5", "#B0BEC5", "#B0BEC5", "#B0BEC5", "#B0BEC5", "#B0BEC5", "#B0BEC5", "#B0BEC5", "#B0BEC5", "#B0BEC5", "#B0BEC5", "#B0BEC5", "#B0BEC5", "#B0BEC5", "#B0BEC5", "#B0BEC5", "#B0BEC5", "red", "#B0BEC5"]]}], "label": "Topic 45", "method": "update"}, {"args": [{"marker.color": [["#B0BEC5", "#B0BEC5", "#B0BEC5", "#B0BEC5", "#B0BEC5", "#B0BEC5", "#B0BEC5", "#B0BEC5", "#B0BEC5", "#B0BEC5", "#B0BEC5", "#B0BEC5", "#B0BEC5", "#B0BEC5", "#B0BEC5", "#B0BEC5", "#B0BEC5", "#B0BEC5", "#B0BEC5", "#B0BEC5", "#B0BEC5", "#B0BEC5", "#B0BEC5", "#B0BEC5", "#B0BEC5", "#B0BEC5", "#B0BEC5", "#B0BEC5", "#B0BEC5", "#B0BEC5", "#B0BEC5", "#B0BEC5", "#B0BEC5", "#B0BEC5", "#B0BEC5", "#B0BEC5", "#B0BEC5", "#B0BEC5", "#B0BEC5", "#B0BEC5", "#B0BEC5", "#B0BEC5", "#B0BEC5", "#B0BEC5", "#B0BEC5", "#B0BEC5", "red"]]}], "label": "Topic 46", "method": "update"}]}], "title": {"font": {"color": "Black", "size": 22}, "text": "<b>Intertopic Distance Map", "x": 0.5, "xanchor": "center", "y": 0.95, "yanchor": "top"}, "width": 650, "xaxis": {"anchor": "y", "domain": [0, 1], "range": [-16.51, 22.13], "title": {"text": ""}, "type": "linear", "visible": false}, "yaxis": {"anchor": "x", "domain": [0, 1], "range": [-18.32, 17.08], "title": {"text": ""}, "type": "linear", "visible": false}}}
